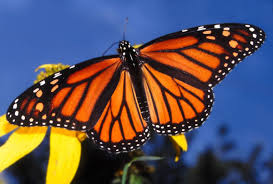
#> input picture FeatureDetectionDescription/fly.png, 273 x 184 px
$ python 4.0_SURF.py
#> lines starting #> are read from the running program, lines starting #| are printed output that depends on the picture
# https://docs.opencv.org/4.0.1/da/df5/tutorial_py_sift_intro.html
# SIFT is slow, so SURF introduced.
# In short, SURF adds a lot of features to improve the speed in every step.
# Analysis shows it is 3 times faster than SIFT while performance is comparable to SIFT.
# SURF is good at handling images with blurring and rotation, but not good at
# handling viewpoint change and illumination change.

"""Incomplete"""
import numpy as np
import cv2 as cv

img = cv.imread('fly.png')
#> img is the input picture: shape (184, 273, 3); mean B, G, R 90.7, 82.1, 91.3
gray = cv.cvtColor(img,cv.COLOR_BGR2GRAY)
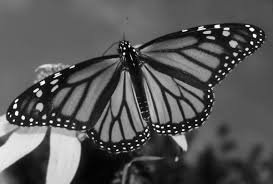
#> gray: shape (184, 273); min 0, max 255, mean 85.9


# Create SURF object. You can specify params here or later.
# Here I set Hessian Threshold to 400
#> (the run stopped early here; a loop or call above may not have finished)
